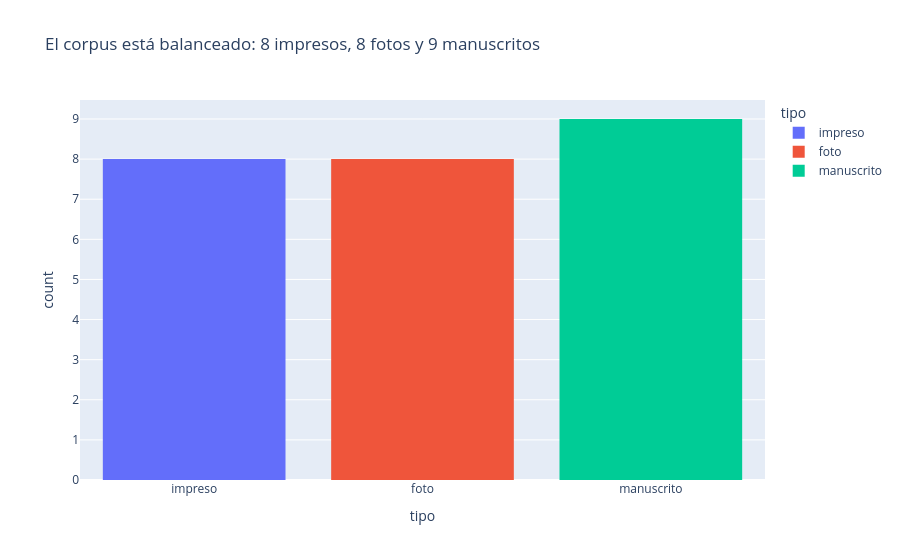
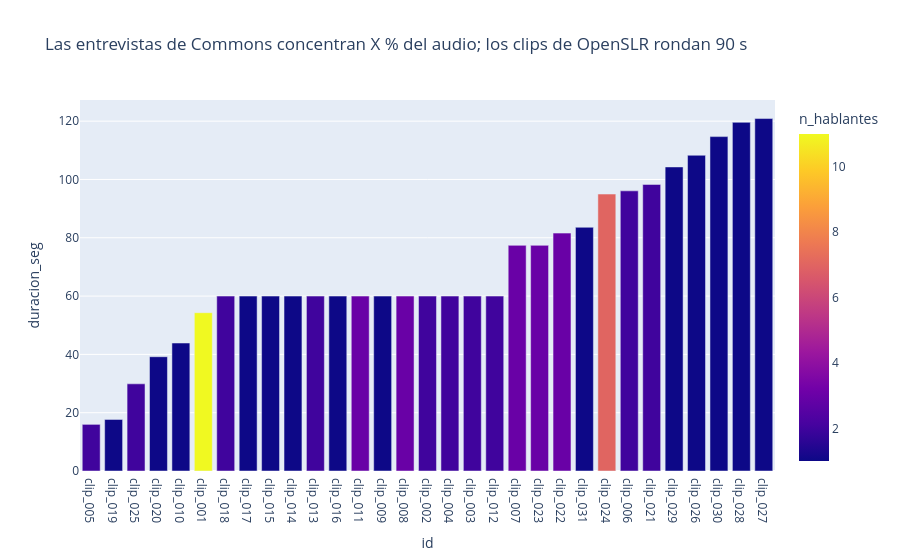
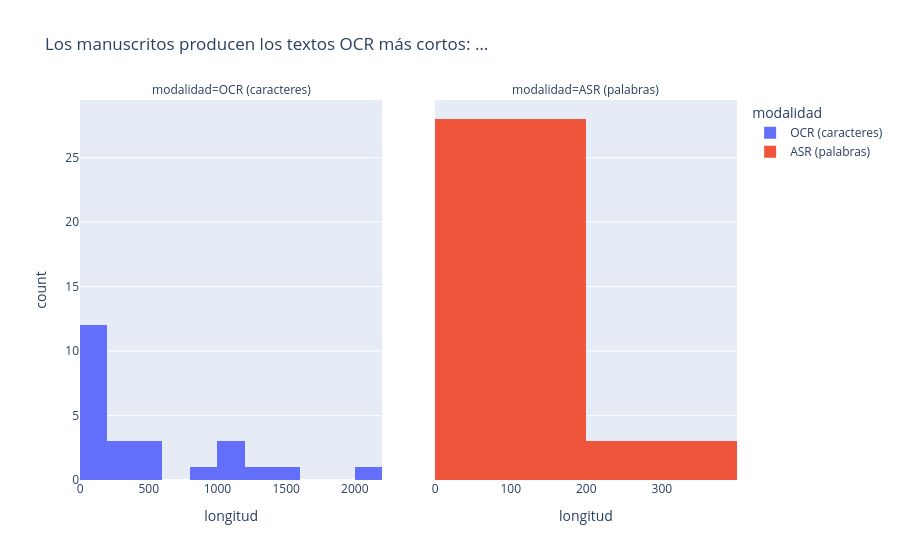

The notebook cell these images were saved under, in order:
### Code cell
fig1 = px.histogram(documentos, x="tipo", color="tipo",
                    title="El corpus está balanceado: 8 impresos, 8 fotos y 9 manuscritos")
fig1.show()

fig2 = px.bar(transcripciones.sort_values("duracion_seg"), x="id", y="duracion_seg", color="n_hablantes",
              title="Las entrevistas de Commons concentran X % del audio; los clips de OpenSLR rondan 90 s")
fig2.show()

largos = pd.concat([
    documentos.assign(modalidad="OCR (caracteres)", longitud=documentos.texto_ocr.str.len()),
    transcripciones.assign(modalidad="ASR (palabras)", longitud=transcripciones.texto_asr.str.split().str.len()),
])
fig3 = px.histogram(largos, x="longitud", facet_col="modalidad", color="modalidad",
                    facet_col_spacing=0.08, title="Los manuscritos producen los textos OCR más cortos: …")
fig3.update_xaxes(matches=None)
fig3.show()

### Figure 1 — Plotly figure (JSON) as saved in the notebook; plotly's stock layout.template omitted (floating-point values rounded to 4 significant figures)
{"data": [{"bingroup": "x", "hovertemplate": "tipo=%{x}<br>count=%{y}<extra></extra>", "legendgroup": "impreso", "marker": {"color": "#636efa", "pattern": {"shape": ""}}, "name": "impreso", "orientation": "v", "showlegend": true, "type": "histogram", "x": ["impreso", "impreso", "impreso", "impreso", "impreso", "impreso", "impreso", "impreso"], "xaxis": "x", "yaxis": "y"}, {"bingroup": "x", "hovertemplate": "tipo=%{x}<br>count=%{y}<extra></extra>", "legendgroup": "foto", "marker": {"color": "#EF553B", "pattern": {"shape": ""}}, "name": "foto", "orientation": "v", "showlegend": true, "type": "histogram", "x": ["foto", "foto", "foto", "foto", "foto", "foto", "foto", "foto"], "xaxis": "x", "yaxis": "y"}, {"bingroup": "x", "hovertemplate": "tipo=%{x}<br>count=%{y}<extra></extra>", "legendgroup": "manuscrito", "marker": {"color": "#00cc96", "pattern": {"shape": ""}}, "name": "manuscrito", "orientation": "v", "showlegend": true, "type": "histogram", "x": ["manuscrito", "manuscrito", "manuscrito", "manuscrito", "manuscrito", "manuscrito", "manuscrito", "manuscrito", "manuscrito"], "xaxis": "x", "yaxis": "y"}], "layout": {"barmode": "relative", "legend": {"title": {"text": "tipo"}, "tracegroupgap": 0}, "title": {"text": "El corpus está balanceado: 8 impresos, 8 fotos y 9 manuscritos"}, "xaxis": {"anchor": "y", "categoryarray": ["impreso", "foto", "manuscrito"], "categoryorder": "array", "domain": [0, 1], "title": {"text": "tipo"}}, "yaxis": {"anchor": "x", "domain": [0, 1], "title": {"text": "count"}}}}

### Figure 2 — Plotly figure (JSON) as saved in the notebook; plotly's stock layout.template omitted (floating-point values rounded to 4 significant figures)
{"data": [{"hovertemplate": "id=%{x}<br>duracion_seg=%{y}<br>n_hablantes=%{marker.color}<extra></extra>", "legendgroup": "", "marker": {"color": [2, 1, 2, 1, 1, 11, 2, 1, 1, 1, 2, 1, 3, 1, 3, 2, 2, 2, 2, 3, 3, 3, 1, 7, 2, 2, 1, 1, 1, 1, 1], "coloraxis": "coloraxis", "pattern": {"shape": ""}}, "name": "", "orientation": "v", "showlegend": false, "textposition": "auto", "type": "bar", "x": ["clip_005", "clip_019", "clip_025", "clip_020", "clip_010", "clip_001", "clip_018", "clip_017", "clip_015", "clip_014", "clip_013", "clip_016", "clip_011", "clip_009", "clip_008", "clip_002", "clip_004", "clip_003", "clip_012", "clip_007", "clip_023", "clip_022", "clip_031", "clip_024", "clip_006", "clip_021", "clip_029", "clip_026", "clip_030", "clip_028", "clip_027"], "xaxis": "x", "y": [16.0, 17.7, 29.9, 39.2, 43.9, 54.3, 60.0, 60.0, 60.0, 60.0, 60.0, 60.0, 60.0, 60.0, 60.0, 60.0, 60.0, 60.0, 60.0, 77.4, 77.4, 81.6, 83.6, 95.0, 96.1, 98.3, 104.3, 108.3, 114.7, 119.6, 120.9], "yaxis": "y"}], "layout": {"barmode": "relative", "coloraxis": {"colorbar": {"title": {"text": "n_hablantes"}}, "colorscale": [[0, "#0d0887"], [0.1111, "#46039f"], [0.2222, "#7201a8"], [0.3333, "#9c179e"], [0.4444, "#bd3786"], [0.5556, "#d8576b"], [0.6667, "#ed7953"], [0.7778, "#fb9f3a"], [0.8889, "#fdca26"], [1, "#f0f921"]]}, "legend": {"tracegroupgap": 0}, "title": {"text": "Las entrevistas de Commons concentran X % del audio; los clips de OpenSLR rondan 90 s"}, "xaxis": {"anchor": "y", "domain": [0, 1], "title": {"text": "id"}}, "yaxis": {"anchor": "x", "domain": [0, 1], "title": {"text": "duracion_seg"}}}}

### Figure 3 — Plotly figure (JSON) as saved in the notebook; plotly's stock layout.template omitted (floating-point values rounded to 4 significant figures)
{"data": [{"bingroup": "x", "hovertemplate": "modalidad=OCR (caracteres)<br>longitud=%{x}<br>count=%{y}<extra></extra>", "legendgroup": "OCR (caracteres)", "marker": {"color": "#636efa", "pattern": {"shape": ""}}, "name": "OCR (caracteres)", "orientation": "v", "showlegend": true, "type": "histogram", "x": [192, 213, 98, 158, 91, 1269, 73, 554, 16, 12, 18, 2020, 163, 1166, 149, 921, 88, 1033, 218, 109, 428, 570, 1084, 1435, 355], "xaxis": "x", "yaxis": "y"}, {"bingroup": "x", "hovertemplate": "modalidad=ASR (palabras)<br>longitud=%{x}<br>count=%{y}<extra></extra>", "legendgroup": "ASR (palabras)", "marker": {"color": "#EF553B", "pattern": {"shape": ""}}, "name": "ASR (palabras)", "orientation": "v", "showlegend": true, "type": "histogram", "x": [175, 146, 154, 159, 53, 181, 194, 127, 96, 98, 131, 150, 138, 128, 93, 97, 101, 121, 41, 74, 33, 222, 178, 202, 67, 186, 137, 204, 146, 168, 142], "xaxis": "x2", "yaxis": "y2"}], "layout": {"annotations": [{"font": {}, "showarrow": false, "text": "modalidad=OCR (caracteres)", "x": 0.23, "xanchor": "center", "xref": "paper", "y": 1, "yanchor": "bottom", "yref": "paper"}, {"font": {}, "showarrow": false, "text": "modalidad=ASR (palabras)", "x": 0.77, "xanchor": "center", "xref": "paper", "y": 1, "yanchor": "bottom", "yref": "paper"}], "barmode": "relative", "legend": {"title": {"text": "modalidad"}, "tracegroupgap": 0}, "title": {"text": "Los manuscritos producen los textos OCR más cortos: …"}, "xaxis": {"anchor": "y", "domain": [0, 0.46], "title": {"text": "longitud"}}, "xaxis2": {"anchor": "y2", "domain": [0.54, 1], "title": {"text": "longitud"}}, "yaxis": {"anchor": "x", "domain": [0, 1], "title": {"text": "count"}}, "yaxis2": {"anchor": "x2", "domain": [0, 1], "matches": "y", "showticklabels": false}}}
